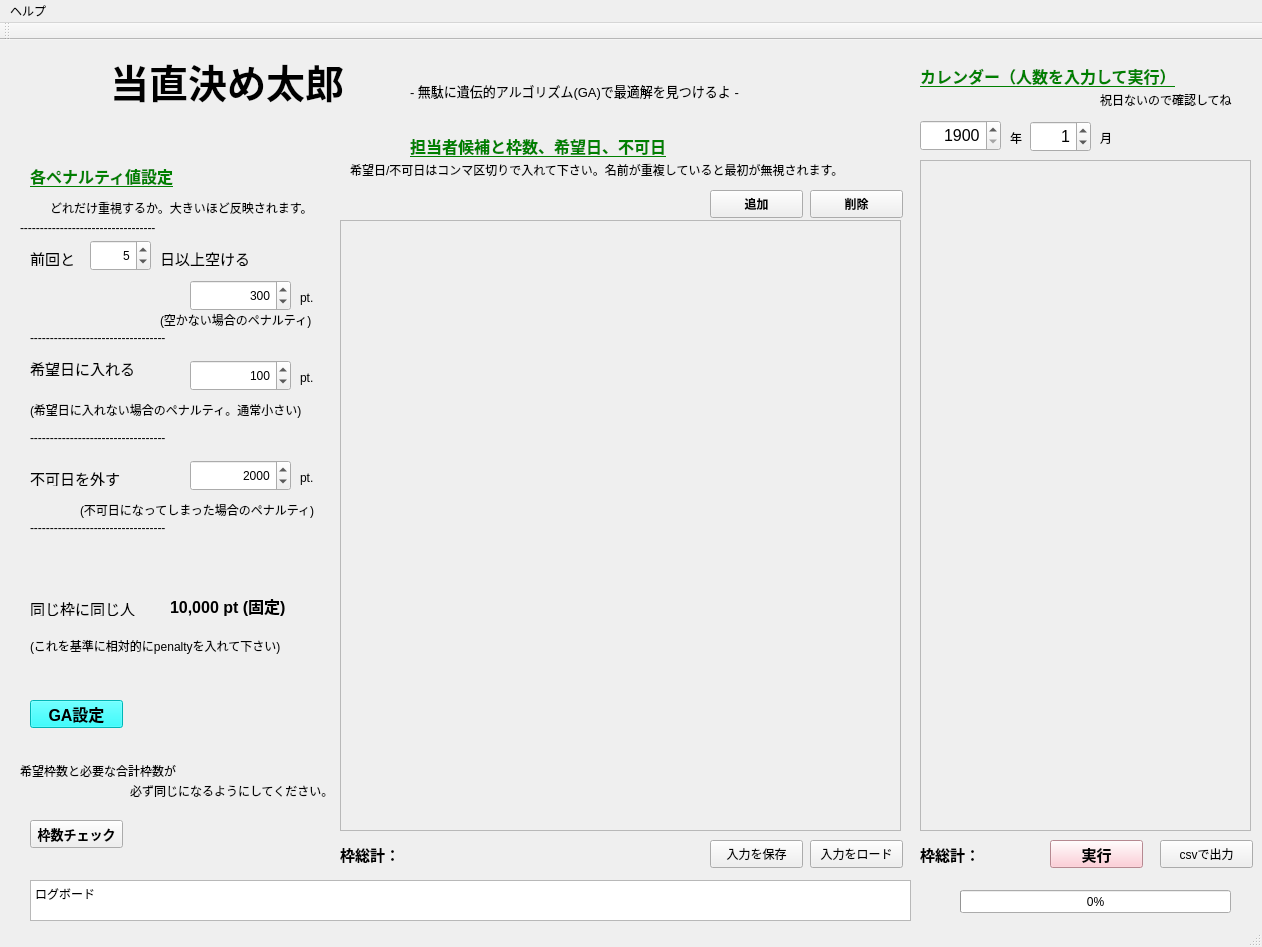
<?xml version="1.0" encoding="UTF-8"?>
<ui version="4.0">
 <class>DoctorSchedulingClass</class>
 <widget class="QMainWindow" name="DoctorSchedulingClass">
  <property name="geometry">
   <rect>
    <x>0</x>
    <y>0</y>
    <width>1262</width>
    <height>947</height>
   </rect>
  </property>
  <property name="windowTitle">
   <string>DoctorScheduling</string>
  </property>
  <widget class="QWidget" name="centralWidget">
   <widget class="QLabel" name="label">
    <property name="geometry">
     <rect>
      <x>110</x>
      <y>0</y>
      <width>291</width>
      <height>81</height>
     </rect>
    </property>
    <property name="font">
     <font>
      <pointsize>29</pointsize>
      <weight>75</weight>
      <bold>true</bold>
     </font>
    </property>
    <property name="styleSheet">
     <string notr="true"/>
    </property>
    <property name="text">
     <string>当直決め太郎</string>
    </property>
   </widget>
   <widget class="QLabel" name="label_2">
    <property name="geometry">
     <rect>
      <x>410</x>
      <y>30</y>
      <width>411</width>
      <height>41</height>
     </rect>
    </property>
    <property name="font">
     <font>
      <pointsize>10</pointsize>
     </font>
    </property>
    <property name="text">
     <string>- 無駄に遺伝的アルゴリズム(GA)で最適解を見つけるよ -</string>
    </property>
   </widget>
   <widget class="QScrollArea" name="scrollArea">
    <property name="geometry">
     <rect>
      <x>920</x>
      <y>120</y>
      <width>331</width>
      <height>671</height>
     </rect>
    </property>
    <property name="widgetResizable">
     <bool>true</bool>
    </property>
    <widget class="QWidget" name="scrollAreaWidgetContents">
     <property name="geometry">
      <rect>
       <x>0</x>
       <y>0</y>
       <width>329</width>
       <height>669</height>
      </rect>
     </property>
    </widget>
   </widget>
   <widget class="QSpinBox" name="spinBoxY">
    <property name="geometry">
     <rect>
      <x>920</x>
      <y>80</y>
      <width>81</width>
      <height>31</height>
     </rect>
    </property>
    <property name="font">
     <font>
      <pointsize>12</pointsize>
     </font>
    </property>
    <property name="layoutDirection">
     <enum>Qt::LeftToRight</enum>
    </property>
    <property name="alignment">
     <set>Qt::AlignRight|Qt::AlignTrailing|Qt::AlignVCenter</set>
    </property>
    <property name="minimum">
     <number>1900</number>
    </property>
    <property name="maximum">
     <number>2500</number>
    </property>
   </widget>
   <widget class="QLabel" name="label_3">
    <property name="geometry">
     <rect>
      <x>1010</x>
      <y>90</y>
      <width>21</width>
      <height>16</height>
     </rect>
    </property>
    <property name="text">
     <string>年</string>
    </property>
   </widget>
   <widget class="QSpinBox" name="spinBoxM">
    <property name="geometry">
     <rect>
      <x>1030</x>
      <y>81</y>
      <width>61</width>
      <height>31</height>
     </rect>
    </property>
    <property name="font">
     <font>
      <pointsize>12</pointsize>
     </font>
    </property>
    <property name="wrapping">
     <bool>true</bool>
    </property>
    <property name="alignment">
     <set>Qt::AlignRight|Qt::AlignTrailing|Qt::AlignVCenter</set>
    </property>
    <property name="minimum">
     <number>1</number>
    </property>
    <property name="maximum">
     <number>12</number>
    </property>
    <property name="displayIntegerBase">
     <number>10</number>
    </property>
   </widget>
   <widget class="QLabel" name="label_4">
    <property name="geometry">
     <rect>
      <x>1100</x>
      <y>90</y>
      <width>21</width>
      <height>16</height>
     </rect>
    </property>
    <property name="text">
     <string>月</string>
    </property>
   </widget>
   <widget class="QLabel" name="label_5">
    <property name="geometry">
     <rect>
      <x>30</x>
      <y>120</y>
      <width>171</width>
      <height>31</height>
     </rect>
    </property>
    <property name="font">
     <font>
      <pointsize>12</pointsize>
      <weight>75</weight>
      <bold>true</bold>
      <underline>true</underline>
     </font>
    </property>
    <property name="styleSheet">
     <string notr="true">color: green</string>
    </property>
    <property name="text">
     <string>各ペナルティ値設定</string>
    </property>
   </widget>
   <widget class="QScrollArea" name="scrollArea_2">
    <property name="geometry">
     <rect>
      <x>340</x>
      <y>180</y>
      <width>561</width>
      <height>611</height>
     </rect>
    </property>
    <property name="widgetResizable">
     <bool>true</bool>
    </property>
    <widget class="QWidget" name="scrollAreaWidgetContents_2">
     <property name="geometry">
      <rect>
       <x>0</x>
       <y>0</y>
       <width>559</width>
       <height>609</height>
      </rect>
     </property>
    </widget>
   </widget>
   <widget class="QLabel" name="label_6">
    <property name="geometry">
     <rect>
      <x>410</x>
      <y>90</y>
      <width>331</width>
      <height>31</height>
     </rect>
    </property>
    <property name="font">
     <font>
      <pointsize>12</pointsize>
      <weight>75</weight>
      <bold>true</bold>
      <underline>true</underline>
     </font>
    </property>
    <property name="styleSheet">
     <string notr="true">color: green</string>
    </property>
    <property name="text">
     <string>担当者候補と枠数、希望日、不可日</string>
    </property>
   </widget>
   <widget class="QPushButton" name="pushButtonAdd">
    <property name="geometry">
     <rect>
      <x>710</x>
      <y>150</y>
      <width>93</width>
      <height>28</height>
     </rect>
    </property>
    <property name="font">
     <font>
      <weight>75</weight>
      <bold>true</bold>
     </font>
    </property>
    <property name="text">
     <string>追加</string>
    </property>
   </widget>
   <widget class="QPushButton" name="pushButtonDelete">
    <property name="geometry">
     <rect>
      <x>810</x>
      <y>150</y>
      <width>93</width>
      <height>28</height>
     </rect>
    </property>
    <property name="font">
     <font>
      <weight>75</weight>
      <bold>true</bold>
     </font>
    </property>
    <property name="text">
     <string>削除</string>
    </property>
   </widget>
   <widget class="QLabel" name="label_7">
    <property name="geometry">
     <rect>
      <x>350</x>
      <y>120</y>
      <width>541</width>
      <height>20</height>
     </rect>
    </property>
    <property name="text">
     <string>希望日/不可日はコンマ区切りで入れて下さい。名前が重複していると最初が無視されます。</string>
    </property>
   </widget>
   <widget class="QLabel" name="label_8">
    <property name="geometry">
     <rect>
      <x>50</x>
      <y>160</y>
      <width>291</width>
      <height>16</height>
     </rect>
    </property>
    <property name="text">
     <string>どれだけ重視するか。大きいほど反映されます。</string>
    </property>
   </widget>
   <widget class="QLabel" name="label_9">
    <property name="geometry">
     <rect>
      <x>30</x>
      <y>210</y>
      <width>61</width>
      <height>16</height>
     </rect>
    </property>
    <property name="font">
     <font>
      <pointsize>11</pointsize>
     </font>
    </property>
    <property name="text">
     <string>前回と</string>
    </property>
   </widget>
   <widget class="QSpinBox" name="spinBoxVac">
    <property name="geometry">
     <rect>
      <x>90</x>
      <y>200</y>
      <width>61</width>
      <height>31</height>
     </rect>
    </property>
    <property name="alignment">
     <set>Qt::AlignRight|Qt::AlignTrailing|Qt::AlignVCenter</set>
    </property>
    <property name="value">
     <number>5</number>
    </property>
   </widget>
   <widget class="QLabel" name="label_10">
    <property name="geometry">
     <rect>
      <x>160</x>
      <y>210</y>
      <width>131</width>
      <height>16</height>
     </rect>
    </property>
    <property name="font">
     <font>
      <pointsize>11</pointsize>
     </font>
    </property>
    <property name="text">
     <string>日以上空ける</string>
    </property>
   </widget>
   <widget class="QSpinBox" name="spinBoxPenalty0">
    <property name="geometry">
     <rect>
      <x>190</x>
      <y>240</y>
      <width>101</width>
      <height>31</height>
     </rect>
    </property>
    <property name="alignment">
     <set>Qt::AlignRight|Qt::AlignTrailing|Qt::AlignVCenter</set>
    </property>
    <property name="maximum">
     <number>10000</number>
    </property>
    <property name="value">
     <number>300</number>
    </property>
   </widget>
   <widget class="QLabel" name="label_12">
    <property name="geometry">
     <rect>
      <x>300</x>
      <y>250</y>
      <width>21</width>
      <height>16</height>
     </rect>
    </property>
    <property name="text">
     <string>pt.</string>
    </property>
   </widget>
   <widget class="QLabel" name="label_13">
    <property name="geometry">
     <rect>
      <x>20</x>
      <y>180</y>
      <width>281</width>
      <height>16</height>
     </rect>
    </property>
    <property name="text">
     <string>----------------------------------</string>
    </property>
   </widget>
   <widget class="QSpinBox" name="spinBoxPenalty1">
    <property name="geometry">
     <rect>
      <x>190</x>
      <y>320</y>
      <width>101</width>
      <height>31</height>
     </rect>
    </property>
    <property name="alignment">
     <set>Qt::AlignRight|Qt::AlignTrailing|Qt::AlignVCenter</set>
    </property>
    <property name="maximum">
     <number>10000</number>
    </property>
    <property name="value">
     <number>100</number>
    </property>
   </widget>
   <widget class="QLabel" name="label_14">
    <property name="geometry">
     <rect>
      <x>300</x>
      <y>330</y>
      <width>21</width>
      <height>16</height>
     </rect>
    </property>
    <property name="text">
     <string>pt.</string>
    </property>
   </widget>
   <widget class="QLabel" name="label_15">
    <property name="geometry">
     <rect>
      <x>30</x>
      <y>290</y>
      <width>281</width>
      <height>16</height>
     </rect>
    </property>
    <property name="text">
     <string>----------------------------------</string>
    </property>
   </widget>
   <widget class="QLabel" name="label_16">
    <property name="geometry">
     <rect>
      <x>30</x>
      <y>320</y>
      <width>161</width>
      <height>16</height>
     </rect>
    </property>
    <property name="font">
     <font>
      <pointsize>11</pointsize>
     </font>
    </property>
    <property name="text">
     <string>希望日に入れる</string>
    </property>
   </widget>
   <widget class="QSpinBox" name="spinBoxPenalty2">
    <property name="geometry">
     <rect>
      <x>190</x>
      <y>420</y>
      <width>101</width>
      <height>31</height>
     </rect>
    </property>
    <property name="alignment">
     <set>Qt::AlignRight|Qt::AlignTrailing|Qt::AlignVCenter</set>
    </property>
    <property name="maximum">
     <number>10000</number>
    </property>
    <property name="value">
     <number>2000</number>
    </property>
   </widget>
   <widget class="QLabel" name="label_17">
    <property name="geometry">
     <rect>
      <x>300</x>
      <y>430</y>
      <width>21</width>
      <height>16</height>
     </rect>
    </property>
    <property name="text">
     <string>pt.</string>
    </property>
   </widget>
   <widget class="QLabel" name="label_18">
    <property name="geometry">
     <rect>
      <x>30</x>
      <y>390</y>
      <width>281</width>
      <height>16</height>
     </rect>
    </property>
    <property name="text">
     <string>----------------------------------</string>
    </property>
   </widget>
   <widget class="QLabel" name="label_19">
    <property name="geometry">
     <rect>
      <x>30</x>
      <y>430</y>
      <width>161</width>
      <height>16</height>
     </rect>
    </property>
    <property name="font">
     <font>
      <pointsize>11</pointsize>
     </font>
    </property>
    <property name="text">
     <string>不可日を外す</string>
    </property>
   </widget>
   <widget class="QLabel" name="label_22">
    <property name="geometry">
     <rect>
      <x>30</x>
      <y>480</y>
      <width>281</width>
      <height>16</height>
     </rect>
    </property>
    <property name="text">
     <string>----------------------------------</string>
    </property>
   </widget>
   <widget class="QPushButton" name="pushButtonSave">
    <property name="geometry">
     <rect>
      <x>710</x>
      <y>800</y>
      <width>93</width>
      <height>28</height>
     </rect>
    </property>
    <property name="text">
     <string>入力を保存</string>
    </property>
   </widget>
   <widget class="QPushButton" name="pushButtonLoad">
    <property name="geometry">
     <rect>
      <x>810</x>
      <y>800</y>
      <width>93</width>
      <height>28</height>
     </rect>
    </property>
    <property name="text">
     <string>入力をロード</string>
    </property>
   </widget>
   <widget class="QPushButton" name="pushButtonExport">
    <property name="geometry">
     <rect>
      <x>1160</x>
      <y>800</y>
      <width>93</width>
      <height>28</height>
     </rect>
    </property>
    <property name="text">
     <string>csvで出力</string>
    </property>
   </widget>
   <widget class="QPushButton" name="pushButtonRun">
    <property name="geometry">
     <rect>
      <x>1050</x>
      <y>800</y>
      <width>93</width>
      <height>28</height>
     </rect>
    </property>
    <property name="font">
     <font>
      <pointsize>11</pointsize>
      <weight>75</weight>
      <italic>false</italic>
      <bold>true</bold>
     </font>
    </property>
    <property name="styleSheet">
     <string notr="true">background-color: pink</string>
    </property>
    <property name="text">
     <string>実行</string>
    </property>
   </widget>
   <widget class="QTextBrowser" name="textBrowser">
    <property name="geometry">
     <rect>
      <x>30</x>
      <y>840</y>
      <width>881</width>
      <height>41</height>
     </rect>
    </property>
    <property name="html">
     <string>&lt;!DOCTYPE HTML PUBLIC &quot;-//W3C//DTD HTML 4.0//EN&quot; &quot;http://www.w3.org/TR/REC-html40/strict.dtd&quot;&gt;
&lt;html&gt;&lt;head&gt;&lt;meta name=&quot;qrichtext&quot; content=&quot;1&quot; /&gt;&lt;style type=&quot;text/css&quot;&gt;
p, li { white-space: pre-wrap; }
&lt;/style&gt;&lt;/head&gt;&lt;body style=&quot; font-family:'MS UI Gothic'; font-size:9pt; font-weight:400; font-style:normal;&quot;&gt;
&lt;p style=&quot; margin-top:0px; margin-bottom:0px; margin-left:0px; margin-right:0px; -qt-block-indent:0; text-indent:0px;&quot;&gt;ログボード&lt;/p&gt;&lt;/body&gt;&lt;/html&gt;</string>
    </property>
   </widget>
   <widget class="QLabel" name="label_24">
    <property name="geometry">
     <rect>
      <x>920</x>
      <y>20</y>
      <width>331</width>
      <height>31</height>
     </rect>
    </property>
    <property name="font">
     <font>
      <pointsize>12</pointsize>
      <weight>75</weight>
      <bold>true</bold>
      <underline>true</underline>
     </font>
    </property>
    <property name="styleSheet">
     <string notr="true">color: green</string>
    </property>
    <property name="text">
     <string>カレンダー（人数を入力して実行）</string>
    </property>
   </widget>
   <widget class="QPushButton" name="pushButtonGASetting">
    <property name="geometry">
     <rect>
      <x>30</x>
      <y>660</y>
      <width>93</width>
      <height>28</height>
     </rect>
    </property>
    <property name="font">
     <font>
      <pointsize>12</pointsize>
      <weight>75</weight>
      <bold>true</bold>
     </font>
    </property>
    <property name="styleSheet">
     <string notr="true">background-color: cyan</string>
    </property>
    <property name="text">
     <string>GA設定</string>
    </property>
   </widget>
   <widget class="QLabel" name="label_25">
    <property name="geometry">
     <rect>
      <x>1100</x>
      <y>50</y>
      <width>151</width>
      <height>20</height>
     </rect>
    </property>
    <property name="text">
     <string>祝日ないので確認してね</string>
    </property>
   </widget>
   <widget class="QLabel" name="label_26">
    <property name="geometry">
     <rect>
      <x>160</x>
      <y>270</y>
      <width>171</width>
      <height>20</height>
     </rect>
    </property>
    <property name="text">
     <string>(空かない場合のペナルティ)</string>
    </property>
   </widget>
   <widget class="QLabel" name="label_27">
    <property name="geometry">
     <rect>
      <x>30</x>
      <y>360</y>
      <width>301</width>
      <height>20</height>
     </rect>
    </property>
    <property name="text">
     <string>(希望日に入れない場合のペナルティ。通常小さい)</string>
    </property>
   </widget>
   <widget class="QLabel" name="label_28">
    <property name="geometry">
     <rect>
      <x>80</x>
      <y>460</y>
      <width>241</width>
      <height>20</height>
     </rect>
    </property>
    <property name="text">
     <string>(不可日になってしまった場合のペナルティ)</string>
    </property>
   </widget>
   <widget class="QProgressBar" name="progressBar">
    <property name="geometry">
     <rect>
      <x>960</x>
      <y>850</y>
      <width>271</width>
      <height>23</height>
     </rect>
    </property>
    <property name="value">
     <number>0</number>
    </property>
   </widget>
   <widget class="QLabel" name="label_11">
    <property name="geometry">
     <rect>
      <x>20</x>
      <y>720</y>
      <width>261</width>
      <height>21</height>
     </rect>
    </property>
    <property name="text">
     <string>希望枠数と必要な合計枠数が</string>
    </property>
   </widget>
   <widget class="QLabel" name="label_20">
    <property name="geometry">
     <rect>
      <x>30</x>
      <y>560</y>
      <width>161</width>
      <height>16</height>
     </rect>
    </property>
    <property name="font">
     <font>
      <pointsize>11</pointsize>
     </font>
    </property>
    <property name="text">
     <string>同じ枠に同じ人</string>
    </property>
   </widget>
   <widget class="QLabel" name="label_21">
    <property name="geometry">
     <rect>
      <x>170</x>
      <y>550</y>
      <width>151</width>
      <height>31</height>
     </rect>
    </property>
    <property name="font">
     <font>
      <pointsize>12</pointsize>
      <weight>75</weight>
      <bold>true</bold>
     </font>
    </property>
    <property name="text">
     <string>10,000 pt (固定)</string>
    </property>
   </widget>
   <widget class="QLabel" name="label_23">
    <property name="geometry">
     <rect>
      <x>30</x>
      <y>590</y>
      <width>281</width>
      <height>31</height>
     </rect>
    </property>
    <property name="text">
     <string>(これを基準に相対的にpenaltyを入れて下さい)</string>
    </property>
   </widget>
   <widget class="QLabel" name="label_29">
    <property name="geometry">
     <rect>
      <x>920</x>
      <y>804</y>
      <width>71</width>
      <height>21</height>
     </rect>
    </property>
    <property name="font">
     <font>
      <pointsize>11</pointsize>
      <weight>75</weight>
      <bold>true</bold>
     </font>
    </property>
    <property name="text">
     <string>枠総計：</string>
    </property>
   </widget>
   <widget class="QLabel" name="labelRequiredWaku">
    <property name="geometry">
     <rect>
      <x>990</x>
      <y>800</y>
      <width>51</width>
      <height>31</height>
     </rect>
    </property>
    <property name="font">
     <font>
      <pointsize>11</pointsize>
      <weight>75</weight>
      <bold>true</bold>
     </font>
    </property>
    <property name="text">
     <string/>
    </property>
   </widget>
   <widget class="QLabel" name="labelhopedWaku">
    <property name="geometry">
     <rect>
      <x>410</x>
      <y>800</y>
      <width>51</width>
      <height>31</height>
     </rect>
    </property>
    <property name="font">
     <font>
      <pointsize>11</pointsize>
      <weight>75</weight>
      <bold>true</bold>
     </font>
    </property>
    <property name="text">
     <string/>
    </property>
   </widget>
   <widget class="QLabel" name="label_30">
    <property name="geometry">
     <rect>
      <x>340</x>
      <y>804</y>
      <width>71</width>
      <height>21</height>
     </rect>
    </property>
    <property name="font">
     <font>
      <pointsize>11</pointsize>
      <weight>75</weight>
      <bold>true</bold>
     </font>
    </property>
    <property name="text">
     <string>枠総計：</string>
    </property>
   </widget>
   <widget class="QPushButton" name="pushButtonWakuCheck">
    <property name="geometry">
     <rect>
      <x>30</x>
      <y>780</y>
      <width>93</width>
      <height>28</height>
     </rect>
    </property>
    <property name="font">
     <font>
      <pointsize>10</pointsize>
      <weight>75</weight>
      <bold>true</bold>
     </font>
    </property>
    <property name="styleSheet">
     <string notr="true">background-color: </string>
    </property>
    <property name="text">
     <string>枠数チェック</string>
    </property>
   </widget>
   <widget class="QLabel" name="label_31">
    <property name="geometry">
     <rect>
      <x>130</x>
      <y>740</y>
      <width>201</width>
      <height>21</height>
     </rect>
    </property>
    <property name="text">
     <string>必ず同じになるようにしてください。</string>
    </property>
   </widget>
  </widget>
  <widget class="QMenuBar" name="menuBar">
   <property name="geometry">
    <rect>
     <x>0</x>
     <y>0</y>
     <width>1262</width>
     <height>26</height>
    </rect>
   </property>
   <widget class="QMenu" name="menu">
    <property name="title">
     <string>ヘルプ</string>
    </property>
    <addaction name="actionlicense"/>
    <addaction name="actionevaluate"/>
   </widget>
   <addaction name="menu"/>
  </widget>
  <widget class="QToolBar" name="mainToolBar">
   <attribute name="toolBarArea">
    <enum>TopToolBarArea</enum>
   </attribute>
   <attribute name="toolBarBreak">
    <bool>false</bool>
   </attribute>
  </widget>
  <widget class="QStatusBar" name="statusBar"/>
  <action name="actionlicense">
   <property name="text">
    <string>ライセンスについて</string>
   </property>
  </action>
  <action name="actionevaluate">
   <property name="text">
    <string>評価式に関して</string>
   </property>
  </action>
 </widget>
 <layoutdefault spacing="6" margin="11"/>
 <resources>
  <include location="DoctorScheduling.qrc"/>
 </resources>
 <connections/>
</ui>
